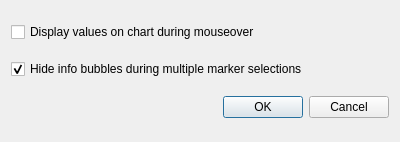
<?xml version="1.0" encoding="UTF-8"?>
<ui version="4.0">
 <class>movUserTimeseriesOptions</class>
 <widget class="QDialog" name="movUserTimeseriesOptions">
  <property name="geometry">
   <rect>
    <x>0</x>
    <y>0</y>
    <width>400</width>
    <height>142</height>
   </rect>
  </property>
  <property name="windowTitle">
   <string>Options</string>
  </property>
  <property name="modal">
   <bool>true</bool>
  </property>
  <layout class="QVBoxLayout" name="verticalLayout">
   <item>
    <widget class="QCheckBox" name="check_displayValues">
     <property name="text">
      <string>Display values on chart during mouseover</string>
     </property>
    </widget>
   </item>
   <item>
    <widget class="QCheckBox" name="check_hideBubbles">
     <property name="text">
      <string>Hide info bubbles during multiple marker selections</string>
     </property>
     <property name="checked">
      <bool>true</bool>
     </property>
    </widget>
   </item>
   <item>
    <widget class="QDialogButtonBox" name="buttonBox">
     <property name="orientation">
      <enum>Qt::Horizontal</enum>
     </property>
     <property name="standardButtons">
      <set>QDialogButtonBox::Cancel|QDialogButtonBox::Ok</set>
     </property>
    </widget>
   </item>
  </layout>
 </widget>
 <resources/>
 <connections>
  <connection>
   <sender>buttonBox</sender>
   <signal>accepted()</signal>
   <receiver>movUserTimeseriesOptions</receiver>
   <slot>accept()</slot>
   <hints>
    <hint type="sourcelabel">
     <x>248</x>
     <y>254</y>
    </hint>
    <hint type="destinationlabel">
     <x>157</x>
     <y>274</y>
    </hint>
   </hints>
  </connection>
  <connection>
   <sender>buttonBox</sender>
   <signal>rejected()</signal>
   <receiver>movUserTimeseriesOptions</receiver>
   <slot>reject()</slot>
   <hints>
    <hint type="sourcelabel">
     <x>316</x>
     <y>260</y>
    </hint>
    <hint type="destinationlabel">
     <x>286</x>
     <y>274</y>
    </hint>
   </hints>
  </connection>
 </connections>
</ui>
